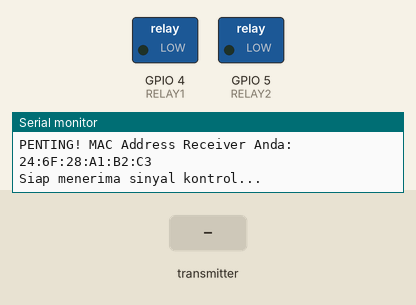
Bench run of a sketch on a simulated ESP8266 (NodeMCU). Parts: switched loads named in the sketch (green lamp = pin HIGH), the last lines printed to the serial monitor. The test bench sets the inputs (shaded band).

Above: at 1.2 s.
1.3 s: the transmitter starts sending relayNum = 0
2.8 s: the transmitter starts sending relayNum = 1
4.8 s: the transmitter starts sending command = 1
At 6.0 s:
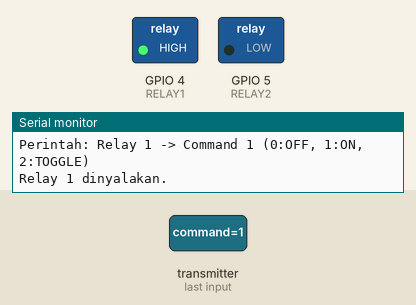
6.3 s: the transmitter starts sending command = 0
At 7.4 s:
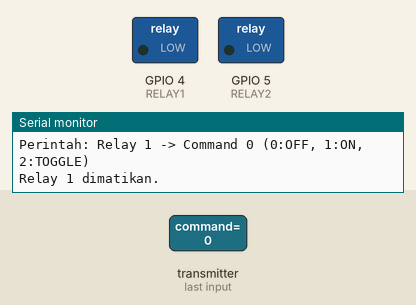
Timing chart, 0 to 8.8 s (numbered marks = the images above; inputs shaded):
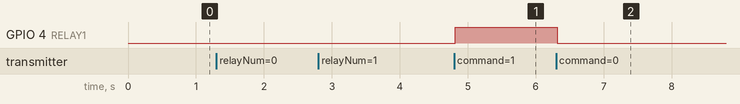

Measured:
- after the input at 4.8 s, GPIO 4 (RELAY1): LOW → HIGH at once
- after the input at 6.3 s, GPIO 4 (RELAY1): HIGH → LOW at once

The sketch:

ESP-NOW-Receiver.ino
```cpp
// IoT Relay Module ESP-NOW Receiver ESP8266
// Dibuat oleh Duwi Arsana - Anak Agung Duwi Arsana
// Website: https://duwiarsana.com
// YouTube: https://youtube.com/@AnakAgungDuwiArsana

#include <ESP8266WiFi.h>
#include <espnow.h>

// Definisi GPIO sesuai dengan modul relay IoT
#define RELAY1 4   // GPIO 4 (D2) - Relay 1
#define RELAY2 5   // GPIO 5 (D1) - Relay 2

// Struktur data pesan (Harus sama persis dengan yang dikirim oleh Transmitter)
typedef struct struct_message {
    int relayNum; // 1 atau 2
    int command;  // 0 = OFF, 1 = ON, 2 = TOGGLE
} struct_message;

struct_message incomingData;

// Fungsi callback ketika data diterima dari Transmitter
void OnDataRecv(uint8_t * mac, uint8_t *incomingDataPtr, uint8_t len) {
  // Salin data yang masuk ke variabel struct
  memcpy(&incomingData, incomingDataPtr, sizeof(incomingData));

  Serial.print("Menerima perintah dari MAC: ");
  for (int i = 0; i < 6; i++) {
    Serial.printf("%02X", mac[i]);
    if (i < 5) Serial.print(":");
  }
  Serial.println();
  Serial.printf("Perintah: Relay %d -> Command %d (0:OFF, 1:ON, 2:TOGGLE)\n", incomingData.relayNum, incomingData.command);

  // Proses kontrol relay
  if (incomingData.relayNum == 1) {
    if (incomingData.command == 0) {
      digitalWrite(RELAY1, LOW);
      Serial.println("Relay 1 dimatikan.");
    } else if (incomingData.command == 1) {
      digitalWrite(RELAY1, HIGH);
      Serial.println("Relay 1 dinyalakan.");
    } else if (incomingData.command == 2) {
      digitalWrite(RELAY1, !digitalRead(RELAY1));
      Serial.printf("Relay 1 di-toggle menjadi %s.\n", digitalRead(RELAY1) ? "ON" : "OFF");
    }
  }
  else if (incomingData.relayNum == 2) {
    if (incomingData.command == 0) {
      digitalWrite(RELAY2, LOW);
      Serial.println("Relay 2 dimatikan.");
    } else if (incomingData.command == 1) {
      digitalWrite(RELAY2, HIGH);
      Serial.println("Relay 2 dinyalakan.");
    } else if (incomingData.command == 2) {
      digitalWrite(RELAY2, !digitalRead(RELAY2));
      Serial.printf("Relay 2 di-toggle menjadi %s.\n", digitalRead(RELAY2) ? "ON" : "OFF");
    }
  }
}

void setup() {
  Serial.begin(115200);
  delay(10);
  Serial.println("\n--- ESP-NOW Receiver Mode ---");

  // Inisialisasi pin relay
  pinMode(RELAY1, OUTPUT);
  pinMode(RELAY2, OUTPUT);
  digitalWrite(RELAY1, LOW);
  digitalWrite(RELAY2, LOW);

  // Set WiFi ke Station Mode agar bisa menggunakan ESP-NOW
  WiFi.mode(WIFI_STA);
  WiFi.disconnect();

  // Print MAC Address modul ini ke Serial Monitor (Salin MAC ini untuk dipasang di Transmitter)
  Serial.print("PENTING! MAC Address Receiver Anda: ");
  Serial.println(WiFi.macAddress());

  // Inisialisasi ESP-NOW
  if (esp_now_init() != 0) {
    Serial.println("Gagal menginisialisasi ESP-NOW!");
    return;
  }

  // Set role sebagai Combo (bisa mengirim dan menerima)
  esp_now_set_self_role(ESP_NOW_ROLE_COMBO);

  // Registrasi fungsi callback penerima data
  esp_now_register_recv_cb(OnDataRecv);

  Serial.println("Siap menerima sinyal kontrol...");
}

void loop() {
  // Tidak ada blocking/delay di loop agar performa penangkapan sinyal nirkabel responsif
}
```
